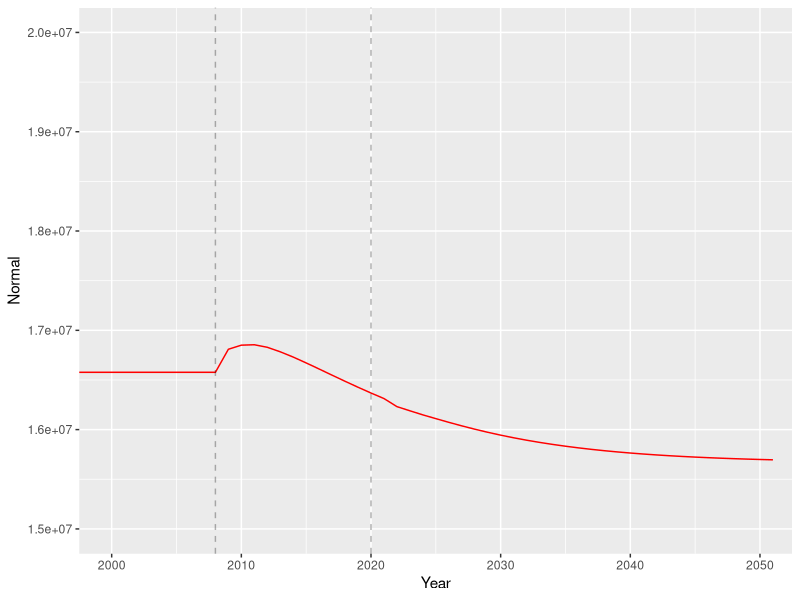
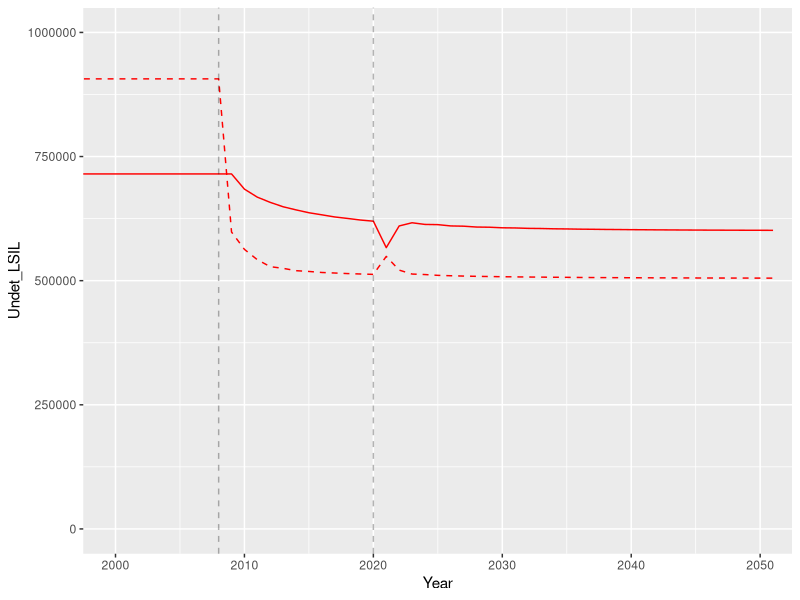
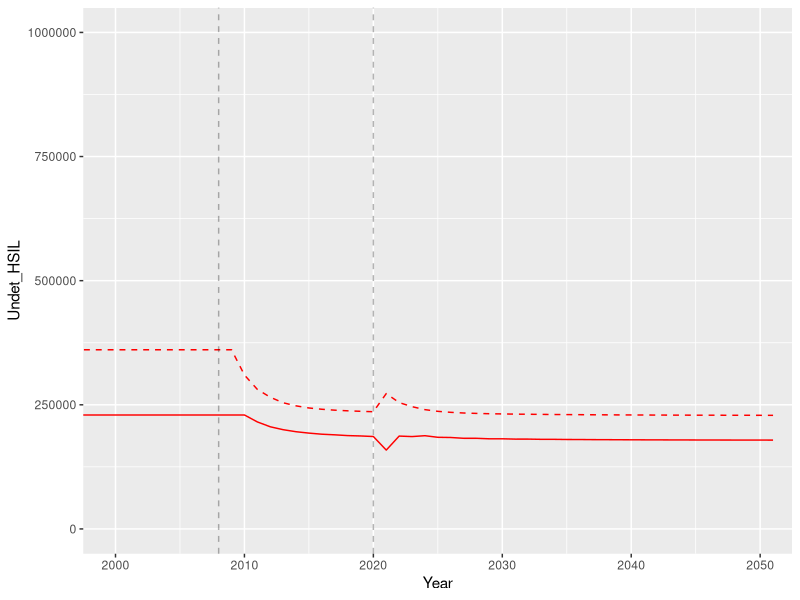
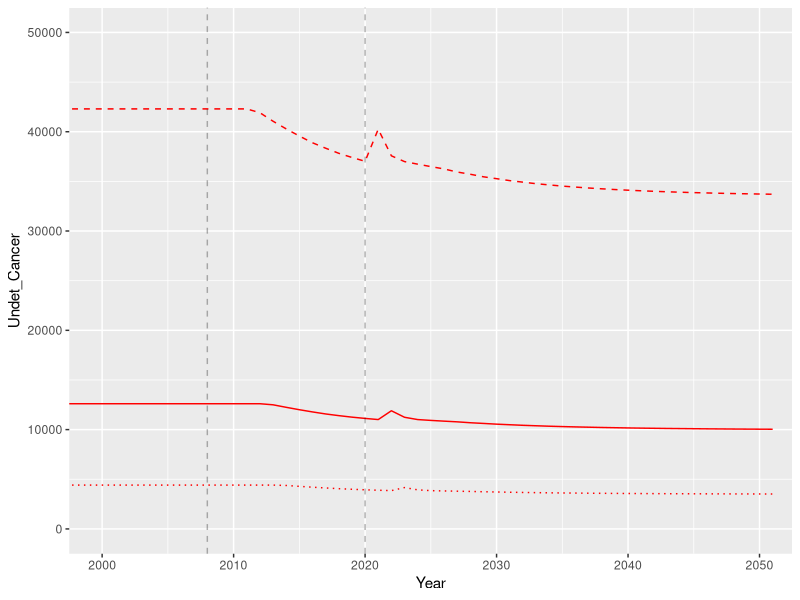

Generate these figures, in order, with R:

## FINAL MODEL 2016 PARAMETERS ##

library(ggplot2)

#################### UNVACCINATED ####################

#### Starting parameters ####
t = 1030 # 1030 years
N.states = 8

# Population size
# 154566548 = all women
Pop_size_0 = 35704873*0.4 # <18*proportion unvaxxed
Pop_size_1 = 14683822*0.4 # 18-24*proportion unvaxxed
Pop_size_2 = 10201392*0.4 # 25-29*proportion unvaxxed
Pop_size_3 = 19939084*0.4 # 30-39*proportion unvaxxed

# aging into cohort
age_in <- (1/20) # multiply by pop under 18
# aging up within cohort
age_up_0 <- 1/3 # proportion turning 21
age_up_1 <- 1/4 # proportion turning 25
age_up_2 <- 1/5 # proportion turning 30
# aging out of cohort
age_out <- 1/10 # proportion turning 40
# Dying
p_die_1 <- 74/100000 # proportion dying age 18-24
p_die_2_3 <- 164/100000 # proportion dying age 25-39

# undetected
norm_ulsil_0 <- 0.15 # normal > undetected LSIL (18-20)
norm_ulsil_1 <- 0.08 # normal > undetected LSIL (21-24)
norm_ulsil_2 <- 0.02 # normal > undetected LSIL (25-29)
norm_ulsil_3 <- 0.01 # normal > undetected LSIL (30-39)
ulsil_norm_1 <- 0.60 # undetected LSIL > normal (18-24)
ulsil_norm_2_3 <- 0.4 # undetected LSIL > normal (25-39)
ulsil_uhsil_1 <- 0.14 # undetected LSIL > undetected HSIL (18-24)
ulsil_uhsil_2_3 <- 0.35 # undetected LSIL > undetected HSIL (25-39)
uhsil_ulsil_1 <- 0.62 # undetected HSIL > undetected LSIL (18-24)
uhsil_ulsil_2_3 <- 0.20 # undetected HSIL > undetected LSIL (25-39)
uhsil_ucan <- 6.4/100000 # undetected HSIL > undetected cancer

# detected
norm_dlsil_1 <- norm_ulsil_1 # normal > detected LSIL (21-24)
norm_dlsil_2 <- norm_ulsil_2 # normal > detected LSIL (24-29)
norm_dlsil_3 <- norm_ulsil_3 # normal > detected LSIL (30-39)
dlsil_norm_1 <- ulsil_norm_1 # detected LSIL > normal (21-24)
dlsil_norm_2_3 <- ulsil_norm_2_3 # detected LSIL > normal (25-39)
dlsil_dhsil_1 <- ulsil_uhsil_1 # detected LSIL > detected HSIL (21-24)
dlsil_dhsil_2_3 <- ulsil_uhsil_2_3 # detected LSIL > detected HSIL (25-39)
dhsil_dlsil_1 <-  uhsil_ulsil_1 # detected HSIL > detected LSIL (21-24)
dhsil_dlsil_2_3 <-  uhsil_ulsil_2_3 # detected HSIL > detected LSIL (25-39)
dhsil_dcan <- uhsil_ucan # detected HSIL > detected cancer
dcan_dcandeath <- 0.35 # detected cancer > detected cancer death

# treatment
dhsil_norm <- 0.9*0.9 # detected HSIL > normal (% success * % treated)
dcan_norm <- 0.5*1 # detected cancer > normal (% success (based on ~5 year survival) * % treated)

# hysterectomies
hyst_1 <- -log(0.99)/10 # hysterectomy 21-29 (normalized from 10 year rate > 1 year rate)
hyst_2 <- -log(0.96)/10 # hysterectomy 30-39 (normalized from 10 year rate > 1 year rate)


#### Create array ####

# Create years label
prefix = "Year"
suffix = seq(1:t)
years = paste(prefix, suffix, sep=" ")

# Create empty array
arr1 = array(NA, dim=c(t, N.states, 4), dimnames=list(years, c("Normal","Undet_LSIL","Det_LSIL","Undet_HSIL","Det_HSIL","Undet_Cancer","Det_Cancer","Cancer_Death"), c("18-20","21-24","25-29","30-39")))

# Assign starting prevalence of each state
prev1 = 0.8
prev2 = 0.1
prev3 = 0
prev4 = 0.1
prev5 = 0
prev6 = 0
prev7 = 0
prev8 = 0

# Assign starting states
set.seed(123)
arr1[1,,] <- rmultinom(1, (Pop_size_1+Pop_size_2+Pop_size_3), prob=c(prev1,prev2,prev3,prev4,prev5,prev6,prev7,prev8)) 

### Run model ###

for(i in 2:t){
  
  ########################### Variable rates ########################
  
  t.index <- i
  
  # screening
  ulsil_dlsil <- ifelse(t.index<1000|t.index>1000,0.83/3,(0.83/3)*0.6) # in the year 1000 (2020), screening drops 60%
  uhsil_dhsil <- ifelse(t.index<1000|t.index>1000,0.83/3,(0.83/3)*0.6) # in the year 1000 (2020), screening drops 60%
  #ucan_dcan <- ifelse(t.index<1000|t.index>1000,0.83/3,(0.83/3)*0.6)
  ucan_dcan <- 0.83/3 # cancer screening does not change (symptomatic)
  
  # loss to follow up
  dlsil_uhsil <- ifelse(t.index<1000|t.index>1000,0.17/3,(0.17/3)*1.4) # in the year 1000 (2020), LTFU increases 40%
  dhsil_ucan <- ifelse(t.index<1000|t.index>1000,0.17/3,(0.17/3)*1.4) # in the year 1000 (2020), LTFU increases 40%
  #dhsil_ucan <- 0.17/3 # cancer LTFU does not change
  
  ########################### 18-20 ########################
  
  # Normal 18-20 (1)
  arr1[i,1,1] <- (arr1[(i-1),1,1]) +  
    (Pop_size_1*age_in) +             # age in
    (arr1[(i-1),2,1])*ulsil_norm_1 -  # undetected LSIL regress to normal
    (arr1[(i-1),1,1])*norm_ulsil_1 -  # normal progress to undetected LSIL
    (arr1[(i-1),1,1])*age_up_0 -      # age up
    (arr1[(i-1),1,1])*p_die_1         # die (unrelated)
  # LSIL undetected 18-20 (2)
  arr1[i,2,1] <- (arr1[(i-1),2,1]) +  
    (arr1[(i-1),1,1])*norm_ulsil_0 +  # normal progress to undetected LSIL
    (arr1[(i-1),4,1])*uhsil_ulsil_1 - # undetected HSIL regress to undetected LSIL
    (arr1[(i-1),2,1])*ulsil_norm_1 -  # undetected LSIL regress to normal
    (arr1[(i-1),2,1])*ulsil_uhsil_1 - # undetected LSIL progress to undetected HSIL
    (arr1[(i-1),2,1])*age_up_0 -      # age up
    (arr1[(i-1),2,1])*p_die_1         # die (unrelated)
  # LSIL detected 18-20 (3) = 0
  arr1[i,3,1] <- (arr1[(i-1),3,1])    # stay the same (0)
  # HSIL undetected 18-20 (4) 
  arr1[i,4,1] <- (arr1[(i-1),4,1]) + 
    (arr1[(i-1),2,1])*ulsil_uhsil_1 - # undetected LSIL progress to undetected HSIL 
    (arr1[(i-1),4,1])*uhsil_ulsil_1 - # undetected HSIL regress to undetected LSIL
    (arr1[(i-1),4,1])*age_up_0 -      # age up
    (arr1[(i-1),4,1])*p_die_1         # die (unrelated)
  # HSIL detected 18-20 (5) = 0
  arr1[i,5,1] <- (arr1[(i-1),5,1])    # stay the same (0)
  # Cancer undetected 18-20 (6) = 0
  arr1[i,6,1] <- (arr1[(i-1),6,1])    # stay the same (0)
  # Cancer detected 18-20 (7) = 0
  arr1[i,7,1] <- (arr1[(i-1),7,1])    # stay the same (0)
  # Cancer deaths 18-20 (8) = 0
  arr1[i,8,1] <- (arr1[(i-1),8,1])    # stay the same (0)
  
  ########################### 21-24 ########################
  
  # Normal 21-24 (1)
  arr1[i,1,2] <- (arr1[(i-1),1,2]) +  
    (arr1[(i-1),1,1])*age_up_0 +      # age up
    (arr1[(i-1),2,2])*ulsil_norm_1 +  # undetected LSIL regress to normal
    (arr1[(i-1),5,2])*dhsil_norm +    # detected HSIL treated to normal
    (arr1[(i-1),3,2])*dlsil_norm_1 -  # detected LSIL regress to normal
    (arr1[(i-1),1,2])*norm_ulsil_1 -  # normal progress to undetected LSIL
    (arr1[(i-1),1,2])*norm_dlsil_1 -  # normal progress to detected LSIL
    (arr1[(i-1),1,2])*age_up_1 -      # age up
    (arr1[(i-1),1,2])*hyst_1-         # hysterectomy
    (arr1[(i-1),1,2])*p_die_1         # die (unrelated)
  # LSIL undetected 21-24 (2)
  arr1[i,2,2] <- (arr1[(i-1),2,2]) + 
    (arr1[(i-1),2,1])*age_up_0 +      # age up
    (arr1[(i-1),1,2])*norm_ulsil_1 +  # normal progress to undetected LSIL
    (arr1[(i-1),4,2])*uhsil_ulsil_1 - # undetected HSIL regress to undetected LSIL
    (arr1[(i-1),2,2])*ulsil_norm_1 -  # undetected LSIL regress to normal
    (arr1[(i-1),2,2])*ulsil_uhsil_1 - # undetected LSIL progress to undetected HSIL
    (arr1[(i-1),2,2])*ulsil_dlsil -   # undetected LSIL screened to detected LSIL
    (arr1[(i-1),2,2])*age_up_1 -      # age up
    (arr1[(i-1),2,2])*hyst_1-         # hysterectomy
    (arr1[(i-1),2,2])*p_die_1         # die (unrelated)
  # LSIL detected 21-24 (3)
  arr1[i,3,2] <- (arr1[(i-1),3,2]) + 
    (arr1[(i-1),3,1])*age_up_0 +      # age up
    (arr1[(i-1),1,2])*norm_dlsil_1 +  # normal progress to detected LSIL
    (arr1[(i-1),5,2])*dhsil_dlsil_1 + # detected HSIL regress to detected LSIL
    (arr1[(i-1),2,2])*ulsil_dlsil -   # undetected LSIL screened to detected LSIL
    (arr1[(i-1),3,2])*dlsil_norm_1 -  # detected LSIL regress to normal
    (arr1[(i-1),3,2])*dlsil_dhsil_1 - # detected LSIL progress to detected HSIL
    (arr1[(i-1),3,2])*dlsil_uhsil -   # detected LSIL LTFU to undetected HSIL
    (arr1[(i-1),3,2])*age_up_1 -      # age up
    (arr1[(i-1),3,2])*hyst_1-         # hysterectomy
    (arr1[(i-1),3,2])*p_die_1         # die (unrelated)
  # HSIL undetected 21-24 (4) 
  arr1[i,4,2] <- (arr1[(i-1),4,2]) + 
    (arr1[(i-1),4,1])*age_up_0 +      # age up
    (arr1[(i-1),2,2])*ulsil_uhsil_1 + # undetected LSIL progress to undetected HSIL 
    (arr1[(i-1),3,2])*dlsil_uhsil -   # detected LSIL LTFU to undetected HSIL
    (arr1[(i-1),4,2])*uhsil_ulsil_1 - # undetected HSIL regress to undetected LSIL
    (arr1[(i-1),4,2])*uhsil_dhsil -   # undetected HSIL screened to detected HSIL
    (arr1[(i-1),4,2])*age_up_1 -      # age up
    (arr1[(i-1),4,2])*hyst_1-         # hysterectomy
    (arr1[(i-1),4,2])*p_die_1         # die (unrelated)
  # HSIL detected 21-24 (5)
  arr1[i,5,2] <- (arr1[(i-1),5,2]) + 
    (arr1[(i-1),5,1])*age_up_0 +      # age up
    (arr1[(i-1),3,2])*dlsil_dhsil_1 + # detected LSIL progress to detected HSIL
    (arr1[(i-1),4,2])*uhsil_dhsil -   # undetected HSIL screened to detected HSIL
    (arr1[(i-1),5,2])*dhsil_dlsil_1 - # detected HSIL regress to detected LSIL
    (arr1[(i-1),5,2])*dhsil_norm -    # detected HSIL treated to normal
    (arr1[(i-1),5,2])*age_up_1 -      # age up
    (arr1[(i-1),5,2])*hyst_1-         # hysterectomy
    (arr1[(i-1),5,2])*p_die_1         # die (unrelated)
  # Cancer undetected 18-24 (6) = 0
  arr1[i,6,2] <- (arr1[(i-1),6,2])    # stay the same (0)
  # Cancer detected 18-24 (7) = 0
  arr1[i,7,2] <- (arr1[(i-1),7,2])    # stay the same (0)
  # Cancer deaths 18-24 (8) = 0
  arr1[i,8,2] <- (arr1[(i-1),8,2])    # stay the same (0)
  
  ########################### 25-29 ########################
  
  # Normal 25-29 (1)
  arr1[i,1,3] <- (arr1[(i-1),1,3]) +  
    (arr1[(i-1),1,2])*age_up_1 +        # age up
    (arr1[(i-1),2,3])*ulsil_norm_2_3 +  # undetected LSIL regress to normal
    (arr1[(i-1),5,3])*dhsil_norm +      # detected HSIL treated to normal
    (arr1[(i-1),7,3])*dcan_norm +       # detected cancer treated to normal
    (arr1[(i-1),3,3])*dlsil_norm_2_3 -  # detected LSIL regress to normal
    (arr1[(i-1),1,3])*norm_ulsil_2 -    # normal progress to undetected LSIL
    (arr1[(i-1),1,3])*norm_dlsil_2 -    # normal progress to detected LSIL
    (arr1[(i-1),1,3])*age_up_2 -        # age up 
    (arr1[(i-1),1,3])*hyst_1-           # hysterectomy
    (arr1[(i-1),1,3])*p_die_2_3         # die (unrelated)
  # LSIL undetected 25-29 (2)
  arr1[i,2,3] <- (arr1[(i-1),2,3]) + 
    (arr1[(i-1),2,2])*age_up_1 +        # age up
    (arr1[(i-1),1,3])*norm_ulsil_2 +    # normal progress to undetected LSIL
    (arr1[(i-1),4,3])*uhsil_ulsil_2_3 - # undetected HSIL regress to undetected LSIL
    (arr1[(i-1),2,3])*ulsil_norm_2_3 -  # undetected LSIL regress to normal
    (arr1[(i-1),2,3])*ulsil_uhsil_2_3 - # undetected LSIL progress to undetected HSIL
    (arr1[(i-1),2,3])*ulsil_dlsil -     # undetected LSIL screened to detected LSIL
    (arr1[(i-1),2,3])*age_up_2 -        # age up
    (arr1[(i-1),2,3])*hyst_1-           # hysterectomy
    (arr1[(i-1),2,3])*p_die_2_3         # die (unrelated)
  # LSIL detected 25-29 (3)
  arr1[i,3,3] <- (arr1[(i-1),3,3]) + 
    (arr1[(i-1),3,2])*age_up_1 +        # age up
    (arr1[(i-1),1,3])*norm_dlsil_2 +    # normal progress to detected LSIL
    (arr1[(i-1),5,3])*dhsil_dlsil_2_3 + # detected HSIL regress to detected LSIL
    (arr1[(i-1),2,3])*ulsil_dlsil -     # undetected LSIL screened to detected LSIL
    (arr1[(i-1),3,3])*dlsil_norm_2_3 -  # detected LSIL regress to normal
    (arr1[(i-1),3,3])*dlsil_dhsil_2_3 - # detected LSIL progress to detected HSIL
    (arr1[(i-1),3,3])*dlsil_uhsil -     # detected LSIL LTFU to undetected HSIL
    (arr1[(i-1),3,3])*age_up_2 -        # age up
    (arr1[(i-1),3,3])*hyst_1-           # hysterectomy
    (arr1[(i-1),3,3])*p_die_2_3         # die (unrelated)
  # HSIL undetected 25-29 (4) 
  arr1[i,4,3] <- (arr1[(i-1),4,3]) + 
    (arr1[(i-1),4,2])*age_up_1 +        # age up
    (arr1[(i-1),2,3])*ulsil_uhsil_2_3 + # undetected LSIL progress to undetected HSIL 
    (arr1[(i-1),3,3])*dlsil_uhsil -     # detected LSIL LTFU to undetected HSIL
    (arr1[(i-1),4,3])*uhsil_ulsil_2_3 - # undetected HSIL regress to undetected LSIL
    (arr1[(i-1),4,3])*uhsil_ucan -      # undetected HSIL progress to undetected cancer
    (arr1[(i-1),4,3])*uhsil_dhsil -     # undetected HSIL screened to detected HSIL
    (arr1[(i-1),4,3])*age_up_2 -        # age up
    (arr1[(i-1),4,3])*hyst_1-           # hysterectomy
    (arr1[(i-1),4,3])*p_die_2_3         # die (unrelated)
  # HSIL detected 25-29 (5)
  arr1[i,5,3] <- (arr1[(i-1),5,3]) + 
    (arr1[(i-1),5,2])*age_up_1 +        # age up
    (arr1[(i-1),3,3])*dlsil_dhsil_2_3 + # detected LSIL progress to detected HSIL
    (arr1[(i-1),4,3])*uhsil_dhsil -     # undetected HSIL screened to detected HSIL
    (arr1[(i-1),5,3])*dhsil_dlsil_2_3 - # detected HSIL regress to detected LSIL
    (arr1[(i-1),5,3])*dhsil_ucan -      # detected HSIL LTFU to undetected cancer
    (arr1[(i-1),5,3])*dhsil_dcan -      # detected HSIL progress to detected cancer
    (arr1[(i-1),5,3])*dhsil_norm -      # detected HSIL treated to normal
    (arr1[(i-1),5,3])*age_up_2 -        # age up
    (arr1[(i-1),5,3])*hyst_1-           # hysterectomy
    (arr1[(i-1),5,3])*p_die_2_3         # die (unrelated)
  # Cancer undetected 25-29 (6)
  arr1[i,6,3] <- (arr1[(i-1),6,3]) +
    (arr1[(i-1),4,3])*uhsil_ucan +      # undetected HSIL progress to undetected cancer
    (arr1[(i-1),5,3])*dhsil_ucan -      # detected HSIL LTFU to undetected cancer
    (arr1[(i-1),6,3])*ucan_dcan -       # undetected cancer screened to detected cancer
    (arr1[(i-1),6,3])*age_up_2 -        # age up
    (arr1[(i-1),6,3])*hyst_1-           # hysterectomy
    (arr1[(i-1),6,3])*p_die_2_3         # die (unrelated)
  # Cancer detected 25-29 (7)
  arr1[i,7,3] <- (arr1[(i-1),7,3]) +
    (arr1[(i-1),5,3])*dhsil_dcan +      # detected HSIL progress to detected cancer
    (arr1[(i-1),6,3])*ucan_dcan -       # undetected cancer screened to detected cancer
    (arr1[(i-1),7,3])*dcan_dcandeath -  # detected cancer progress to cancer death
    (arr1[(i-1),7,3])*dcan_norm -       # detected cancer treated to normal
    (arr1[(i-1),7,3])*age_up_2 -        # age out
    (arr1[(i-1),7,3])*p_die_2_3         # die (unrelated)
  # Cancer deaths 25-29 (8)
  arr1[i,8,3] <-
    (arr1[(i-1),7,3])*dcan_dcandeath    # detected cancer progress to cancer death
  
  ########################### 30-39 ########################
  
  # Normal 30-39 (1)
  arr1[i,1,4] <- (arr1[(i-1),1,4]) +  
    (arr1[(i-1),1,3])*age_up_2 +        # age up
    (arr1[(i-1),2,4])*ulsil_norm_2_3 +  # undetected LSIL regress to normal
    (arr1[(i-1),5,4])*dhsil_norm +      # detected HSIL treated to normal
    (arr1[(i-1),7,4])*dcan_norm +       # detected cancer treated to normal
    (arr1[(i-1),3,4])*dlsil_norm_2_3 -  # detected LSIL regress to normal
    (arr1[(i-1),1,4])*norm_ulsil_3 -    # normal progress to undetected LSIL
    (arr1[(i-1),1,4])*norm_dlsil_3 -    # normal progress to detected LSIL
    (arr1[(i-1),1,4])*age_out -         # age out
    (arr1[(i-1),1,4])*hyst_2-           # hysterectomy
    (arr1[(i-1),1,4])*p_die_2_3         # die (unrelated)
  # LSIL undetected 25-39 (2)
  arr1[i,2,4] <- (arr1[(i-1),2,4]) + 
    (arr1[(i-1),2,3])*age_up_2 +        # age up
    (arr1[(i-1),1,4])*norm_ulsil_3 +    # normal progress to undetected LSIL
    (arr1[(i-1),4,4])*uhsil_ulsil_2_3 - # undetected HSIL regress to undetected LSIL
    (arr1[(i-1),2,4])*ulsil_norm_2_3 -  # undetected LSIL regress to normal
    (arr1[(i-1),2,4])*ulsil_uhsil_2_3 - # undetected LSIL progress to undetected HSIL
    (arr1[(i-1),2,4])*ulsil_dlsil -     # undetected LSIL screened to detected LSIL
    (arr1[(i-1),2,4])*age_out -         # age out
    (arr1[(i-1),2,4])*hyst_2-           # hysterectomy
    (arr1[(i-1),2,4])*p_die_2_3         # die (unrelated)
  # LSIL detected 25-39 (3)
  arr1[i,3,4] <- (arr1[(i-1),3,4]) + 
    (arr1[(i-1),3,3])*age_up_2 +        # age up
    (arr1[(i-1),1,4])*norm_dlsil_3 +    # normal progress to detected LSIL
    (arr1[(i-1),5,4])*dhsil_dlsil_2_3 + # detected HSIL regress to detected LSIL
    (arr1[(i-1),2,4])*ulsil_dlsil -     # undetected LSIL screened to detected LSIL
    (arr1[(i-1),3,4])*dlsil_norm_2_3 -  # detected LSIL regress to normal
    (arr1[(i-1),3,4])*dlsil_dhsil_2_3 - # detected LSIL progress to detected HSIL
    (arr1[(i-1),3,4])*dlsil_uhsil -     # detected LSIL LTFU to undetected HSIL
    (arr1[(i-1),3,4])*age_out -         # age out
    (arr1[(i-1),3,4])*hyst_2-           # hysterectomy
    (arr1[(i-1),3,4])*p_die_2_3         # die (unrelated)
  # HSIL undetected 25-39 (4) 
  arr1[i,4,4] <- (arr1[(i-1),4,4]) + 
    (arr1[(i-1),4,3])*age_up_2 +        # age up
    (arr1[(i-1),2,4])*ulsil_uhsil_2_3 + # undetected LSIL progress to undetected HSIL 
    (arr1[(i-1),3,4])*dlsil_uhsil -     # detected LSIL LTFU to undetected HSIL
    (arr1[(i-1),4,4])*uhsil_ulsil_2_3 - # undetected HSIL regress to undetected LSIL
    (arr1[(i-1),4,4])*uhsil_ucan -      # undetected HSIL progress to undetected cancer
    (arr1[(i-1),4,4])*uhsil_dhsil -     # undetected HSIL screened to detected HSIL
    (arr1[(i-1),4,4])*age_out -         # age out
    (arr1[(i-1),4,4])*hyst_2-           # hysterectomy
    (arr1[(i-1),4,4])*p_die_2_3         # die (unrelated)
  # HSIL detected 25-39 (5)
  arr1[i,5,4] <- (arr1[(i-1),5,4]) + 
    (arr1[(i-1),5,3])*age_up_2 +        # age up
    (arr1[(i-1),3,4])*dlsil_dhsil_2_3 + # detected LSIL progress to detected HSIL
    (arr1[(i-1),4,4])*uhsil_dhsil -     # undetected HSIL screened to detected HSIL
    (arr1[(i-1),5,4])*dhsil_dlsil_2_3 - # detected HSIL regress to detected LSIL
    (arr1[(i-1),5,4])*dhsil_ucan -      # detected HSIL LTFU to undetected cancer
    (arr1[(i-1),5,4])*dhsil_dcan -      # detected HSIL progress to detected cancer
    (arr1[(i-1),5,4])*dhsil_norm -      # detected HSIL treated to normal
    (arr1[(i-1),5,4])*age_out -         # age out
    (arr1[(i-1),5,4])*hyst_2-           # hysterectomy
    (arr1[(i-1),5,4])*p_die_2_3         # die (unrelated)
  # Cancer undetected 25-39 (6)
  arr1[i,6,4] <- (arr1[(i-1),6,4]) +
    (arr1[(i-1),6,4])*age_up_2 +        # age up
    (arr1[(i-1),4,4])*uhsil_ucan +      # undetected HSIL progress to undetected cancer
    (arr1[(i-1),5,4])*dhsil_ucan -      # detected HSIL LTFU to undetected cancer
    (arr1[(i-1),6,4])*ucan_dcan -       # undetected cancer screened to detected cancer
    (arr1[(i-1),6,4])*age_out -         # age out
    (arr1[(i-1),6,4])*hyst_2-           # hysterectomy
    (arr1[(i-1),6,4])*p_die_2_3         # die (unrelated)
  # Cancer detected 25-39 (7)
  arr1[i,7,4] <- (arr1[(i-1),7,4]) +
    (arr1[(i-1),7,3])*age_up_2 +        # age up
    (arr1[(i-1),5,4])*dhsil_dcan +      # detected HSIL progress to detected cancer
    (arr1[(i-1),6,4])*ucan_dcan -       # undetected cancer screened to detected cancer
    (arr1[(i-1),7,4])*dcan_dcandeath -  # detected cancer progress to cancer death
    (arr1[(i-1),7,4])*dcan_norm -       # detected cancer treated to normal
    (arr1[(i-1),7,4])*age_out -         # age out
    (arr1[(i-1),7,4])*p_die_2_3         # die (unrelated)
  # Cancer deaths 25-39 (8)
  arr1[i,8,4] <-
    (arr1[(i-1),7,4])*dcan_dcandeath    # detected cancer progress to cancer death
}

arr1 <- round(arr1,0)

# Collapse age stratification
result <- apply(arr1, 2L, rowSums)
# pull out last row of resultant df
final_result <- as.data.frame(result[nrow(result),])

# Log likelihood of result vs predicted
LL <- sum(dpois(final_result[c(5,7,8),], c(196000*0.4,10510*0.4,3400*0.4), log=TRUE))

# Pull out detected HSIL, detected cancer, and cancer death
Results <- final_result[c(5,7,8),]
# Pull out detected HSIL, undetected cancer, and cancer death
Results_3 <- final_result[c(5,6,8),]

# Make resultant array into df
result_2 <- as.data.frame(result)
# Create column name for Years column
result_3 <- as.data.frame(tibble::rownames_to_column(result_2, "Year"))
# Add year # column
result_3$Year.No <- seq(1:t)



#################### VACCINATED ####################

# Population size
# 154566548 = all women
Pop_size_0 = 35704873*0.6 # <18*proportion vaxxed
Pop_size_1 = 14683822*0.6 # 18-24*proportion vaxxed
Pop_size_2 = 10201392*0.6 # 25-29*proportion vaxxed
Pop_size_3 = 19939084*0.6 # 30-39*proportion vaxxed

#### Create array ####

arr1 = array(NA, dim=c(t, N.states, 4), dimnames=list(years, c("Normal","Undet_LSIL","Det_LSIL","Undet_HSIL","Det_HSIL","Undet_Cancer","Det_Cancer","Cancer_Death"), c("18-20","21-24","25-29","30-39")))

# Assign starting prevalence of each state
prev1 = 0.8
prev2 = 0.1
prev3 = 0
prev4 = 0.1
prev5 = 0
prev6 = 0
prev7 = 0
prev8 = 0

# Assign starting states
set.seed(123)
arr1[1,,] <- rmultinom(1, (Pop_size_1+Pop_size_2+Pop_size_3), prob=c(prev1,prev2,prev3,prev4,prev5,prev6,prev7,prev8)) 


### Run model ###

for(i in 2:t){
  
  ########################### Variable rates ########################
  
  t.index <- i
  
  # vaccination
  norm_ulsil_0 <- ifelse(t.index<988, 0.15, 0.15*0.2) # starting in year 988 (2008), vaccination drops incidence by 80%
  norm_ulsil_1 <- ifelse(t.index<988, 0.08, 0.08*0.2) # starting in year 988 (2008), vaccination drops incidence by 80%
  norm_ulsil_2 <- ifelse(t.index<988, 0.02, 0.02*0.2) # starting in year 988 (2008), vaccination drops incidence by 80%
  
  # screening
  ulsil_dlsil <- ifelse(t.index<1000|t.index>1000,0.83/3,(0.83/3)*0.6) # in the year 1000 (2020), screening drops 60%
  uhsil_dhsil <- ifelse(t.index<1000|t.index>1000,0.83/3,(0.83/3)*0.6) # in the year 1000 (2020), screening drops 60%
  #ucan_dcan <- ifelse(t.index<1000|t.index>1000,0.83/3,(0.83/3)*0.6)
  ucan_dcan <- 0.83/3 # cancer screening does not change (symptomatic)
  
  # loss to follow up
  dlsil_uhsil <- ifelse(t.index<1000|t.index>1000,0.17/3,(0.17/3)*1.4) # in the year 1000 (2020), LTFU increases 40%
  dhsil_ucan <- ifelse(t.index<1000|t.index>1000,0.17/3,(0.17/3)*1.4) # in the year 1000 (2020), LTFU increases 40%
  #dhsil_ucan <- 0.17/3 # cancer LTFU does not change
  
  ########################### 18-20 ########################
  
  # Normal 18-20 (1)
  arr1[i,1,1] <- (arr1[(i-1),1,1]) +  
    (Pop_size_1*age_in) +             # age in
    (arr1[(i-1),2,1])*ulsil_norm_1 -  # undetected LSIL regress to normal
    (arr1[(i-1),1,1])*norm_ulsil_1 -  # normal progress to undetected LSIL
    (arr1[(i-1),1,1])*age_up_0 -      # age up
    (arr1[(i-1),1,1])*p_die_1         # die (unrelated)
  # LSIL undetected 18-20 (2)
  arr1[i,2,1] <- (arr1[(i-1),2,1]) +  
    (arr1[(i-1),1,1])*norm_ulsil_0 +  # normal progress to undetected LSIL
    (arr1[(i-1),4,1])*uhsil_ulsil_1 - # undetected HSIL regress to undetected LSIL
    (arr1[(i-1),2,1])*ulsil_norm_1 -  # undetected LSIL regress to normal
    (arr1[(i-1),2,1])*ulsil_uhsil_1 - # undetected LSIL progress to undetected HSIL
    (arr1[(i-1),2,1])*age_up_0 -      # age up
    (arr1[(i-1),2,1])*p_die_1         # die (unrelated)
  # LSIL detected 18-20 (3) = 0
  arr1[i,3,1] <- (arr1[(i-1),3,1])    # stay the same (0)
  # HSIL undetected 18-20 (4) 
  arr1[i,4,1] <- (arr1[(i-1),4,1]) + 
    (arr1[(i-1),2,1])*ulsil_uhsil_1 - # undetected LSIL progress to undetected HSIL 
    (arr1[(i-1),4,1])*uhsil_ulsil_1 - # undetected HSIL regress to undetected LSIL
    (arr1[(i-1),4,1])*age_up_0 -      # age up
    (arr1[(i-1),4,1])*p_die_1         # die (unrelated)
  # HSIL detected 18-20 (5) = 0
  arr1[i,5,1] <- (arr1[(i-1),5,1])    # stay the same (0)
  # Cancer undetected 18-20 (6) = 0
  arr1[i,6,1] <- (arr1[(i-1),6,1])    # stay the same (0)
  # Cancer detected 18-20 (7) = 0
  arr1[i,7,1] <- (arr1[(i-1),7,1])    # stay the same (0)
  # Cancer deaths 18-20 (8) = 0
  arr1[i,8,1] <- (arr1[(i-1),8,1])    # stay the same (0)
  
  ########################### 21-24 ########################
  
  # Normal 21-24 (1)
  arr1[i,1,2] <- (arr1[(i-1),1,2]) +  
    (arr1[(i-1),1,1])*age_up_0 +      # age up
    (arr1[(i-1),2,2])*ulsil_norm_1 +  # undetected LSIL regress to normal
    (arr1[(i-1),5,2])*dhsil_norm +    # detected HSIL treated to normal
    (arr1[(i-1),3,2])*dlsil_norm_1 -  # detected LSIL regress to normal
    (arr1[(i-1),1,2])*norm_ulsil_1 -  # normal progress to undetected LSIL
    (arr1[(i-1),1,2])*norm_dlsil_1 -  # normal progress to detected LSIL
    (arr1[(i-1),1,2])*age_up_1 -      # age up
    (arr1[(i-1),1,2])*hyst_1-         # hysterectomy
    (arr1[(i-1),1,2])*p_die_1         # die (unrelated)
  # LSIL undetected 21-24 (2)
  arr1[i,2,2] <- (arr1[(i-1),2,2]) + 
    (arr1[(i-1),2,1])*age_up_0 +      # age up
    (arr1[(i-1),1,2])*norm_ulsil_1 +  # normal progress to undetected LSIL
    (arr1[(i-1),4,2])*uhsil_ulsil_1 - # undetected HSIL regress to undetected LSIL
    (arr1[(i-1),2,2])*ulsil_norm_1 -  # undetected LSIL regress to normal
    (arr1[(i-1),2,2])*ulsil_uhsil_1 - # undetected LSIL progress to undetected HSIL
    (arr1[(i-1),2,2])*ulsil_dlsil -   # undetected LSIL screened to detected LSIL
    (arr1[(i-1),2,2])*age_up_1 -      # age up
    (arr1[(i-1),2,2])*hyst_1-         # hysterectomy
    (arr1[(i-1),2,2])*p_die_1         # die (unrelated)
  # LSIL detected 21-24 (3)
  arr1[i,3,2] <- (arr1[(i-1),3,2]) + 
    (arr1[(i-1),3,1])*age_up_0 +      # age up
    (arr1[(i-1),1,2])*norm_dlsil_1 +  # normal progress to detected LSIL
    (arr1[(i-1),5,2])*dhsil_dlsil_1 + # detected HSIL regress to detected LSIL
    (arr1[(i-1),2,2])*ulsil_dlsil -   # undetected LSIL screened to detected LSIL
    (arr1[(i-1),3,2])*dlsil_norm_1 -  # detected LSIL regress to normal
    (arr1[(i-1),3,2])*dlsil_dhsil_1 - # detected LSIL progress to detected HSIL
    (arr1[(i-1),3,2])*dlsil_uhsil -   # detected LSIL LTFU to undetected HSIL
    (arr1[(i-1),3,2])*age_up_1 -      # age up
    (arr1[(i-1),3,2])*hyst_1-         # hysterectomy
    (arr1[(i-1),3,2])*p_die_1         # die (unrelated)
  # HSIL undetected 21-24 (4) 
  arr1[i,4,2] <- (arr1[(i-1),4,2]) + 
    (arr1[(i-1),4,1])*age_up_0 +      # age up
    (arr1[(i-1),2,2])*ulsil_uhsil_1 + # undetected LSIL progress to undetected HSIL 
    (arr1[(i-1),3,2])*dlsil_uhsil -   # detected LSIL LTFU to undetected HSIL
    (arr1[(i-1),4,2])*uhsil_ulsil_1 - # undetected HSIL regress to undetected LSIL
    (arr1[(i-1),4,2])*uhsil_dhsil -   # undetected HSIL screened to detected HSIL
    (arr1[(i-1),4,2])*age_up_1 -      # age up
    (arr1[(i-1),4,2])*hyst_1-         # hysterectomy
    (arr1[(i-1),4,2])*p_die_1         # die (unrelated)
  # HSIL detected 21-24 (5)
  arr1[i,5,2] <- (arr1[(i-1),5,2]) + 
    (arr1[(i-1),5,1])*age_up_0 +      # age up
    (arr1[(i-1),3,2])*dlsil_dhsil_1 + # detected LSIL progress to detected HSIL
    (arr1[(i-1),4,2])*uhsil_dhsil -   # undetected HSIL screened to detected HSIL
    (arr1[(i-1),5,2])*dhsil_dlsil_1 - # detected HSIL regress to detected LSIL
    (arr1[(i-1),5,2])*dhsil_norm -    # detected HSIL treated to normal
    (arr1[(i-1),5,2])*age_up_1 -      # age up
    (arr1[(i-1),5,2])*hyst_1-         # hysterectomy
    (arr1[(i-1),5,2])*p_die_1         # die (unrelated)
  # Cancer undetected 18-24 (6) = 0
  arr1[i,6,2] <- (arr1[(i-1),6,2])    # stay the same (0)
  # Cancer detected 18-24 (7) = 0
  arr1[i,7,2] <- (arr1[(i-1),7,2])    # stay the same (0)
  # Cancer deaths 18-24 (8) = 0
  arr1[i,8,2] <- (arr1[(i-1),8,2])    # stay the same (0)
  
  ########################### 25-29 ########################
  
  # Normal 25-29 (1)
  arr1[i,1,3] <- (arr1[(i-1),1,3]) +  
    (arr1[(i-1),1,2])*age_up_1 +        # age up
    (arr1[(i-1),2,3])*ulsil_norm_2_3 +  # undetected LSIL regress to normal
    (arr1[(i-1),5,3])*dhsil_norm +      # detected HSIL treated to normal
    (arr1[(i-1),7,3])*dcan_norm +       # detected cancer treated to normal
    (arr1[(i-1),3,3])*dlsil_norm_2_3 -  # detected LSIL regress to normal
    (arr1[(i-1),1,3])*norm_ulsil_2 -    # normal progress to undetected LSIL
    (arr1[(i-1),1,3])*norm_dlsil_2 -    # normal progress to detected LSIL
    (arr1[(i-1),1,3])*age_up_2 -        # age up 
    (arr1[(i-1),1,3])*hyst_1-           # hysterectomy
    (arr1[(i-1),1,3])*p_die_2_3         # die (unrelated)
  # LSIL undetected 25-29 (2)
  arr1[i,2,3] <- (arr1[(i-1),2,3]) + 
    (arr1[(i-1),2,2])*age_up_1 +        # age up
    (arr1[(i-1),1,3])*norm_ulsil_2 +    # normal progress to undetected LSIL
    (arr1[(i-1),4,3])*uhsil_ulsil_2_3 - # undetected HSIL regress to undetected LSIL
    (arr1[(i-1),2,3])*ulsil_norm_2_3 -  # undetected LSIL regress to normal
    (arr1[(i-1),2,3])*ulsil_uhsil_2_3 - # undetected LSIL progress to undetected HSIL
    (arr1[(i-1),2,3])*ulsil_dlsil -     # undetected LSIL screened to detected LSIL
    (arr1[(i-1),2,3])*age_up_2 -        # age up
    (arr1[(i-1),2,3])*hyst_1-           # hysterectomy
    (arr1[(i-1),2,3])*p_die_2_3         # die (unrelated)
  # LSIL detected 25-29 (3)
  arr1[i,3,3] <- (arr1[(i-1),3,3]) + 
    (arr1[(i-1),3,2])*age_up_1 +        # age up
    (arr1[(i-1),1,3])*norm_dlsil_2 +    # normal progress to detected LSIL
    (arr1[(i-1),5,3])*dhsil_dlsil_2_3 + # detected HSIL regress to detected LSIL
    (arr1[(i-1),2,3])*ulsil_dlsil -     # undetected LSIL screened to detected LSIL
    (arr1[(i-1),3,3])*dlsil_norm_2_3 -  # detected LSIL regress to normal
    (arr1[(i-1),3,3])*dlsil_dhsil_2_3 - # detected LSIL progress to detected HSIL
    (arr1[(i-1),3,3])*dlsil_uhsil -     # detected LSIL LTFU to undetected HSIL
    (arr1[(i-1),3,3])*age_up_2 -        # age up
    (arr1[(i-1),3,3])*hyst_1-           # hysterectomy
    (arr1[(i-1),3,3])*p_die_2_3         # die (unrelated)
  # HSIL undetected 25-29 (4) 
  arr1[i,4,3] <- (arr1[(i-1),4,3]) + 
    (arr1[(i-1),4,2])*age_up_1 +        # age up
    (arr1[(i-1),2,3])*ulsil_uhsil_2_3 + # undetected LSIL progress to undetected HSIL 
    (arr1[(i-1),3,3])*dlsil_uhsil -     # detected LSIL LTFU to undetected HSIL
    (arr1[(i-1),4,3])*uhsil_ulsil_2_3 - # undetected HSIL regress to undetected LSIL
    (arr1[(i-1),4,3])*uhsil_ucan -      # undetected HSIL progress to undetected cancer
    (arr1[(i-1),4,3])*uhsil_dhsil -     # undetected HSIL screened to detected HSIL
    (arr1[(i-1),4,3])*age_up_2 -        # age up
    (arr1[(i-1),4,3])*hyst_1-           # hysterectomy
    (arr1[(i-1),4,3])*p_die_2_3         # die (unrelated)
  # HSIL detected 25-29 (5)
  arr1[i,5,3] <- (arr1[(i-1),5,3]) + 
    (arr1[(i-1),5,2])*age_up_1 +        # age up
    (arr1[(i-1),3,3])*dlsil_dhsil_2_3 + # detected LSIL progress to detected HSIL
    (arr1[(i-1),4,3])*uhsil_dhsil -     # undetected HSIL screened to detected HSIL
    (arr1[(i-1),5,3])*dhsil_dlsil_2_3 - # detected HSIL regress to detected LSIL
    (arr1[(i-1),5,3])*dhsil_ucan -      # detected HSIL LTFU to undetected cancer
    (arr1[(i-1),5,3])*dhsil_dcan -      # detected HSIL progress to detected cancer
    (arr1[(i-1),5,3])*dhsil_norm -      # detected HSIL treated to normal
    (arr1[(i-1),5,3])*age_up_2 -        # age up
    (arr1[(i-1),5,3])*hyst_1-           # hysterectomy
    (arr1[(i-1),5,3])*p_die_2_3         # die (unrelated)
  # Cancer undetected 25-29 (6)
  arr1[i,6,3] <- (arr1[(i-1),6,3]) +
    (arr1[(i-1),4,3])*uhsil_ucan +      # undetected HSIL progress to undetected cancer
    (arr1[(i-1),5,3])*dhsil_ucan -      # detected HSIL LTFU to undetected cancer
    (arr1[(i-1),6,3])*ucan_dcan -       # undetected cancer screened to detected cancer
    (arr1[(i-1),6,3])*age_up_2 -        # age up
    (arr1[(i-1),6,3])*hyst_1-           # hysterectomy
    (arr1[(i-1),6,3])*p_die_2_3         # die (unrelated)
  # Cancer detected 25-29 (7)
  arr1[i,7,3] <- (arr1[(i-1),7,3]) +
    (arr1[(i-1),5,3])*dhsil_dcan +      # detected HSIL progress to detected cancer
    (arr1[(i-1),6,3])*ucan_dcan -       # undetected cancer screened to detected cancer
    (arr1[(i-1),7,3])*dcan_dcandeath -  # detected cancer progress to cancer death
    (arr1[(i-1),7,3])*dcan_norm -       # detected cancer treated to normal
    (arr1[(i-1),7,3])*age_up_2 -        # age out
    (arr1[(i-1),7,3])*p_die_2_3         # die (unrelated)
  # Cancer deaths 25-29 (8)
  arr1[i,8,3] <-
    (arr1[(i-1),7,3])*dcan_dcandeath    # detected cancer progress to cancer death
  
  ########################### 30-39 ########################
  
  # Normal 30-39 (1)
  arr1[i,1,4] <- (arr1[(i-1),1,4]) +  
    (arr1[(i-1),1,3])*age_up_2 +        # age up
    (arr1[(i-1),2,4])*ulsil_norm_2_3 +  # undetected LSIL regress to normal
    (arr1[(i-1),5,4])*dhsil_norm +      # detected HSIL treated to normal
    (arr1[(i-1),7,4])*dcan_norm +       # detected cancer treated to normal
    (arr1[(i-1),3,4])*dlsil_norm_2_3 -  # detected LSIL regress to normal
    (arr1[(i-1),1,4])*norm_ulsil_3 -    # normal progress to undetected LSIL
    (arr1[(i-1),1,4])*norm_dlsil_3 -    # normal progress to detected LSIL
    (arr1[(i-1),1,4])*age_out -         # age out
    (arr1[(i-1),1,4])*hyst_2-           # hysterectomy
    (arr1[(i-1),1,4])*p_die_2_3         # die (unrelated)
  # LSIL undetected 25-39 (2)
  arr1[i,2,4] <- (arr1[(i-1),2,4]) + 
    (arr1[(i-1),2,3])*age_up_2 +        # age up
    (arr1[(i-1),1,4])*norm_ulsil_3 +    # normal progress to undetected LSIL
    (arr1[(i-1),4,4])*uhsil_ulsil_2_3 - # undetected HSIL regress to undetected LSIL
    (arr1[(i-1),2,4])*ulsil_norm_2_3 -  # undetected LSIL regress to normal
    (arr1[(i-1),2,4])*ulsil_uhsil_2_3 - # undetected LSIL progress to undetected HSIL
    (arr1[(i-1),2,4])*ulsil_dlsil -     # undetected LSIL screened to detected LSIL
    (arr1[(i-1),2,4])*age_out -         # age out
    (arr1[(i-1),2,4])*hyst_2-           # hysterectomy
    (arr1[(i-1),2,4])*p_die_2_3         # die (unrelated)
  # LSIL detected 25-39 (3)
  arr1[i,3,4] <- (arr1[(i-1),3,4]) + 
    (arr1[(i-1),3,3])*age_up_2 +        # age up
    (arr1[(i-1),1,4])*norm_dlsil_3 +    # normal progress to detected LSIL
    (arr1[(i-1),5,4])*dhsil_dlsil_2_3 + # detected HSIL regress to detected LSIL
    (arr1[(i-1),2,4])*ulsil_dlsil -     # undetected LSIL screened to detected LSIL
    (arr1[(i-1),3,4])*dlsil_norm_2_3 -  # detected LSIL regress to normal
    (arr1[(i-1),3,4])*dlsil_dhsil_2_3 - # detected LSIL progress to detected HSIL
    (arr1[(i-1),3,4])*dlsil_uhsil -     # detected LSIL LTFU to undetected HSIL
    (arr1[(i-1),3,4])*age_out -         # age out
    (arr1[(i-1),3,4])*hyst_2-           # hysterectomy
    (arr1[(i-1),3,4])*p_die_2_3         # die (unrelated)
  # HSIL undetected 25-39 (4) 
  arr1[i,4,4] <- (arr1[(i-1),4,4]) + 
    (arr1[(i-1),4,3])*age_up_2 +        # age up
    (arr1[(i-1),2,4])*ulsil_uhsil_2_3 + # undetected LSIL progress to undetected HSIL 
    (arr1[(i-1),3,4])*dlsil_uhsil -     # detected LSIL LTFU to undetected HSIL
    (arr1[(i-1),4,4])*uhsil_ulsil_2_3 - # undetected HSIL regress to undetected LSIL
    (arr1[(i-1),4,4])*uhsil_ucan -      # undetected HSIL progress to undetected cancer
    (arr1[(i-1),4,4])*uhsil_dhsil -     # undetected HSIL screened to detected HSIL
    (arr1[(i-1),4,4])*age_out -         # age out
    (arr1[(i-1),4,4])*hyst_2-           # hysterectomy
    (arr1[(i-1),4,4])*p_die_2_3         # die (unrelated)
  # HSIL detected 25-39 (5)
  arr1[i,5,4] <- (arr1[(i-1),5,4]) + 
    (arr1[(i-1),5,3])*age_up_2 +        # age up
    (arr1[(i-1),3,4])*dlsil_dhsil_2_3 + # detected LSIL progress to detected HSIL
    (arr1[(i-1),4,4])*uhsil_dhsil -     # undetected HSIL screened to detected HSIL
    (arr1[(i-1),5,4])*dhsil_dlsil_2_3 - # detected HSIL regress to detected LSIL
    (arr1[(i-1),5,4])*dhsil_ucan -      # detected HSIL LTFU to undetected cancer
    (arr1[(i-1),5,4])*dhsil_dcan -      # detected HSIL progress to detected cancer
    (arr1[(i-1),5,4])*dhsil_norm -      # detected HSIL treated to normal
    (arr1[(i-1),5,4])*age_out -         # age out
    (arr1[(i-1),5,4])*hyst_2-           # hysterectomy
    (arr1[(i-1),5,4])*p_die_2_3         # die (unrelated)
  # Cancer undetected 25-39 (6)
  arr1[i,6,4] <- (arr1[(i-1),6,4]) +
    (arr1[(i-1),6,4])*age_up_2 +        # age up
    (arr1[(i-1),4,4])*uhsil_ucan +      # undetected HSIL progress to undetected cancer
    (arr1[(i-1),5,4])*dhsil_ucan -      # detected HSIL LTFU to undetected cancer
    (arr1[(i-1),6,4])*ucan_dcan -       # undetected cancer screened to detected cancer
    (arr1[(i-1),6,4])*age_out -         # age out
    (arr1[(i-1),6,4])*hyst_2-           # hysterectomy
    (arr1[(i-1),6,4])*p_die_2_3         # die (unrelated)
  # Cancer detected 25-39 (7)
  arr1[i,7,4] <- (arr1[(i-1),7,4]) +
    (arr1[(i-1),7,3])*age_up_2 +        # age up
    (arr1[(i-1),5,4])*dhsil_dcan +      # detected HSIL progress to detected cancer
    (arr1[(i-1),6,4])*ucan_dcan -       # undetected cancer screened to detected cancer
    (arr1[(i-1),7,4])*dcan_dcandeath -  # detected cancer progress to cancer death
    (arr1[(i-1),7,4])*dcan_norm -       # detected cancer treated to normal
    (arr1[(i-1),7,4])*age_out -         # age out
    (arr1[(i-1),7,4])*p_die_2_3         # die (unrelated)
  # Cancer deaths 25-39 (8)
  arr1[i,8,4] <-
    (arr1[(i-1),7,4])*dcan_dcandeath    # detected cancer progress to cancer death
}

arr1 <- round(arr1,0)

# Collapse array - remove age stratification
result_5 <- apply(arr1, 2L, rowSums)
# Vector of HSIL, cancer, and cancer death at steady state for iteration
final_result_2 <- as.data.frame(result_5[nrow(result_5),])

# Log likelihood of result vs predicted
LL_2 <- sum(dpois(final_result_2[c(5,7,8),], c(196000*0.6,10510*0.6,3400*0.6), log=TRUE))

# Vector of detected HSIL, detected cancer, and cancer death
Results_2 <- final_result_2[c(5,7,8),]
# Vector of detected HSIL, detected cancer, and cancer death
Results_4 <- final_result_2[c(4,6,8),]

# Create df from resultant array
result_6 <- as.data.frame(result_5)
# Add column name to Years column
result_7 <- as.data.frame(tibble::rownames_to_column(result_6, "Year"))
# Add year # column
result_7$Year.No <- seq(1:t)



################### COMBINED RESULTS ###################

# Combine unvaccinated and vaccinated into one vector (final results only)
Results_all = Results+Results_2

# Combine vaccinated and unvaccinated into one df (entire df)
result_tot <- result_3[,-1] + result_7[,-1]
#View(result_tot)

# After adding, divide by two to fix Year #
result_tot$Year.No <- result_tot$Year.No/2
# Subtract to match year # to calendar year
result_tot$Year <- result_tot$Year.No+(2008-987)

# Combined LSIL undetected and detected
result_tot$All_LSIL <- result_tot$Undet_LSIL + result_tot$Det_LSIL
# Combine HSIL undetected and detected
result_tot$All_HSIL <- result_tot$Undet_HSIL + result_tot$Det_HSIL
# Combined Cancer undetected and detected 
result_tot$All_Cancer <- result_tot$Undet_Cancer + result_tot$Det_Cancer


### Plots ###

# Normal
p_Norm<-ggplot(result_tot, aes(x=Year)) +
  geom_line(aes(y=Normal), colour="red") + 
  coord_cartesian(
    xlim = c(2000,2050),
    ylim = c(15000000,20000000)) +
  geom_vline(xintercept = 2008,linetype="dashed",alpha=0.3) +
  geom_vline(xintercept = 2020,linetype="dashed",alpha=0.3)
p_Norm


# LSIL
p_LSIL<-ggplot(result_tot, aes(x=Year)) +
  geom_line(aes(y=Undet_LSIL), colour="red", linetype="dashed") + 
  geom_line(aes(y=Det_LSIL), colour="red") +
  coord_cartesian(
    xlim = c(2000,2050),
    ylim = c(0,1000000)) +
  geom_vline(xintercept = 2008,linetype="dashed",alpha=0.3) +
  geom_vline(xintercept = 2020,linetype="dashed",alpha=0.3)
p_LSIL


# HSIL
p_HSIL<-ggplot(result_tot, aes(x=Year)) +
  geom_line(aes(y=Undet_HSIL), colour="red", linetype="dashed") + 
  geom_line(aes(y=Det_HSIL), colour="red") +
  coord_cartesian(
    xlim = c(2000,2050),
    ylim = c(0,1000000)) +
  geom_vline(xintercept = 2008,linetype="dashed",alpha=0.3) +
  geom_vline(xintercept = 2020,linetype="dashed",alpha=0.3)
p_HSIL


p_Cancer<-ggplot(result_tot, aes(x=Year)) +
  geom_line(aes(y=Undet_Cancer), colour="red", linetype="dashed") + 
  geom_line(aes(y=Det_Cancer), colour="red") +
  geom_line(aes(y=Cancer_Death), colour="red", linetype="dotted") +
  coord_cartesian(
    xlim = c(2000,2050),
    ylim = c(0,50000)) +
  geom_vline(xintercept = 2008,linetype="dashed",alpha=0.3) +
  geom_vline(xintercept = 2020,linetype="dashed",alpha=0.3)
p_Cancer
